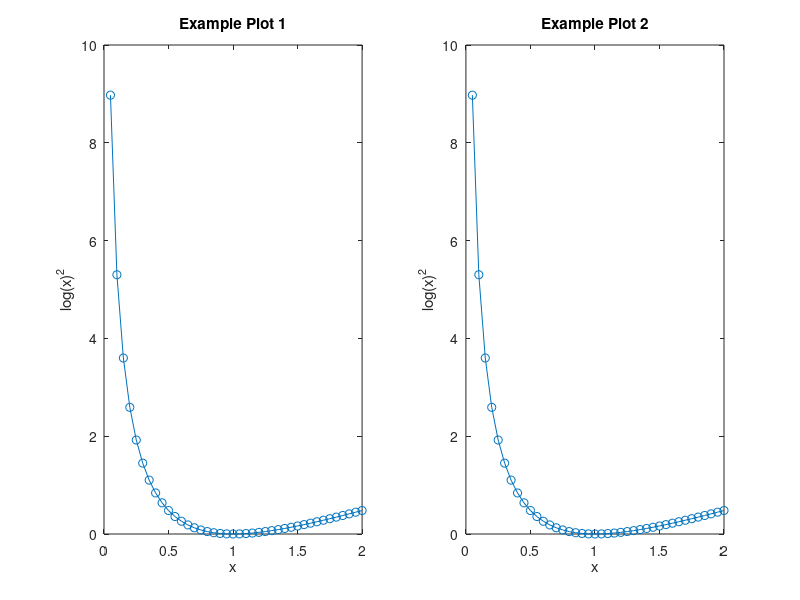

MATLAB code for this plot: (Note: this script raises an error after producing the figure.)
%% ex5_SelectionLinkCharts
% ----------------------------------------------------------------------- %
% With the 'SelectionLinkCharts' option we can force the same point to be
% selected on all charts. 
% ----------------------------------------------------------------------- %

%% Build a figure
FIG = figure;

subplot(1,2,1)

x = 0.05:0.05:2;
y = log(x).^2;

CHARTS(1) = plot(x,y,'-o');

title('Example Plot 1')
xlabel('x')
ylabel('log(x)^2')

subplot(1,2,2)

x = 0.05:0.05:2;
y = log(x).^2;

CHARTS(2) = plot(x,y,'-o');

title('Example Plot 2')
xlabel('x')
ylabel('log(x)^2')

yyaxis right
y = sqrt(x);

CHARTS(3) = plot(x,y,'-s');

ylabel('x^(1/2)')

%% Setup exploreResults
PUSHBUTTONS = {{'Display', @myFunc}};

USERDATA = {{}, ... % chart 1
            {'y^2', sqrt(x).^2; 'Index', 1:length(x)}}; % chart 3

% ----------------------------------------------------------------------- %
% Setting 'SelectionLinkCharts' to true will force all charts to have the
% same index selected. WARNING: this only works when all charts plotted
% have the same number of points!
exploreResults(FIG, PUSHBUTTONS, CHARTS([1 3]), 'DataFromUser', USERDATA, ...
    'SelectionLinkCharts', true);
% ----------------------------------------------------------------------- %

%% Callback Functions
function myFunc(src, event, ui, slct)
% Display the data structs passed to the function by exploreResults. These
% contain information on the ui elements and selected points.
disp('The structure of the arguments holding selected point information')
disp('slct:')
disp(slct)
disp('ui:')
disp(ui)

disp(['The number of selectable charts is: ' num2str(length(ui.xpl))])
disp(['The number of selected points is: ' num2str(length(slct))])
fprintf('\n')

% ----------------------------------------------------------------------- %
% Display information on slct.links. This indicates which selected points
% are linked together via indicies.
disp('''slct.links'' is now filled out for each selected point.')
disp('The first point is linked to the point(s) slct(1).links')
disp(['    Point 1 is linked to point(s): ' num2str(slct(1).links)])
disp(['    Point 2 is linked to point(s): ' num2str(slct(2).links)])
% ----------------------------------------------------------------------- %

end
